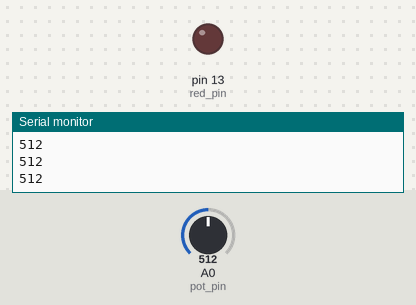
A sketch run on a simulated Arduino Uno, built with avr-gcc and run on an emulated ATmega328P. On the bench: output pins drawn as LEDs (lit = HIGH), the last lines printed to the serial monitor. The test bench sets the inputs (shaded band); at power-on: A0 (pot_pin) = 512.

Above: at 1.2 s.
1.3 s: A0 (pot_pin) set to 988
2.8 s: A0 (pot_pin) set to 1014
At 3.9 s:
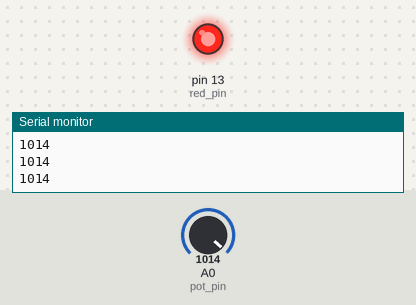
4.4 s: A0 (pot_pin) set to 990
At 5.3 s:
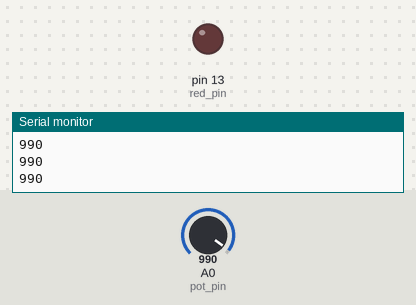
6.0 s: A0 (pot_pin) set to 1010
At 6.7 s:
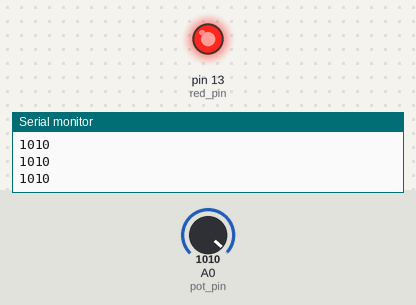
Timing chart, 0 to 8.6 s (numbered marks = the images above; inputs shaded):
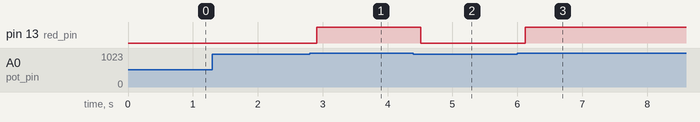

The sketch:

17_While_Loop.ino
```cpp
int pot_value;
int pot_pin = A0;
int red_pin = 13;
int delay_time = 100;

void setup() {
  // put your setup code here, to run once:
  Serial.begin(9600);
  pinMode(pot_pin, INPUT);
  pinMode(red_pin, OUTPUT);
}

void loop() {
  // put your main code here, to run repeatedly:
  /*
  i = 1;
  while (i <= 10) {
    Serial.println(i);
    i += 1;
    delay(delay_time);
  }
  Serial.println();
  */

  pot_value = analogRead(pot_pin);
  Serial.println(pot_value);
  delay(delay_time);

  while (pot_value > 1000) {
    digitalWrite(red_pin, HIGH);
    pot_value = analogRead(pot_pin);
    Serial.println(pot_value);
    delay(delay_time);
  }

  digitalWrite(red_pin, LOW);
}
```

Measured:
- the behaviour switches between 1000 and 1001 on A0 (pot_pin) (found by bisection; images 0 and 1)
- after the input at 2.8 s, pin 13 (red_pin): LOW → HIGH after 0.11 s
- after the input at 4.4 s, pin 13 (red_pin): HIGH → LOW after 0.11 s
- after the input at 6.0 s, pin 13 (red_pin): LOW → HIGH after 0.12 s
